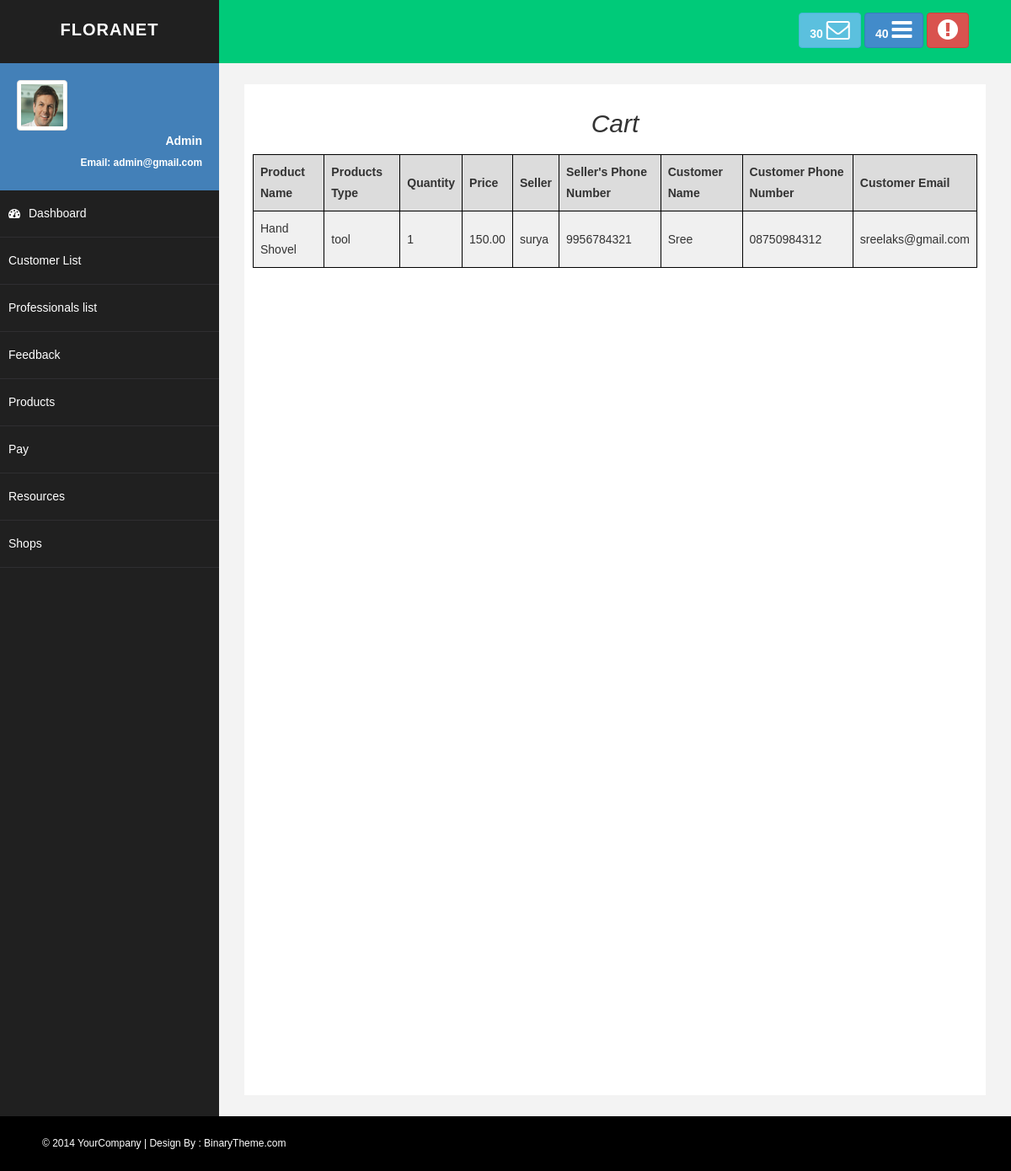
The page /cart_list/ on the database its author committed.
### garden_app/models.py (models this page shows, shortened)
class cart(models.Model):
    prod_name = models.CharField(max_length=100)
    prod_type = models.CharField(max_length=100)
    quantity = models.IntegerField()  # Store as integer
    price = models.DecimalField(max_digits=10, decimal_places=2)  # Store as decimal
    seller_name = models.CharField(max_length=100)
    seller_phone = models.CharField(max_length=10)
    first_name = models.CharField(max_length=100)
    phone = models.CharField(max_length=10)
    email = models.EmailField(max_length=100)

### garden_app/views.py (the view)
# urls.py: path('cart_list/',views.cart_list,name='cart_list'),
def cart_list(request):
    cr = cart.objects.all()
    return render(request,'cart_list.html',{'cr':cr})

### garden_app/templates/cart_list.html (shortened to what this page needs)
{% extends 'admin_dash.html' %}
{% block content %}
<!DOCTYPE html>
<html lang="en">
<head>
</head>
<body>
    <h2>Cart</h2>
    <table>
        <thead>
            <tr>
                <th scope="col">Product Name</th>
                <th scope="col">Products Type</th>
                <th scope="col">Quantity</th>
                <th scope="col">Price</th>
                <th scope="col">Seller</th>
                <th scope="col">Seller's Phone Number</th>
                <th scope="col">Customer Name</th>
                <th scope="col">Customer Phone Number</th>
                <th scope="col">Customer Email</th>
            </tr>
        </thead>
        <tbody>
        {% for c in cr %}
        <tr>
            <td>{{ c.prod_name }}</td>
            <td>{{ c.prod_type }}</td>
            <td>{{ c.quantity }}</td>
            <td>{{ c.price }}</td>
            <td>{{ c.seller_name }}</td>
            <td>{{ c.seller_phone }}</td>
            <td>{{ c.first_name }}</td>
            <td>{{ c.phone }}</td>
            <td>{{ c.email }}</td>
        </tr>
        {% endfor %}
        </tbody>
    </table>
</body>
</html>
{% endblock %}

### garden_app/static/asset/css/basic.css (style rules this page uses)
body { font-family: 'Open Sans', sans-serif; line-height:25px; }

### garden_app/templates/cart_list.html (style rules this page uses)
body { background-color: #c9f0cc; font-family: Arial, sans-serif; display: block; }
h2 { text-align: center; font-style: italic; }
table { border: 1px dotted black; width: 100%; border-collapse: collapse; background-color: #f0f0f0; margin-top: 20px; }
th, td { border: 1px solid black; padding: 8px; text-align: left; }
th { background-color: #dcdcdc; }

### rows shown on the page
cart: prod_name "Hand Shovel", prod_type "tool", quantity "1", price "150.00", seller_name "surya", seller_phone "9956784321", first_name "Sree", phone "08750984312", email "sreelaks@gmail.com"
